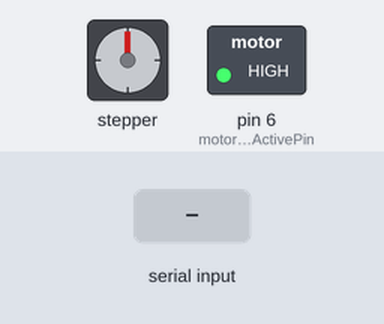
A sketch run on a simulated Arduino Uno, built with avr-gcc and run on an emulated ATmega328P. On the bench: stepper motor, switched loads named in the sketch (green lamp = pin HIGH). Wiring (inferred from the names in the program): stepper motor driver (200 steps per turn assumed): step pin 5; direction pin 4. Inputs (shaded band) come from the test bench. Pins used as bus, display or sensor lines are not drawn.

Above: at 1.2 s.
1.3 s: "speed,45\n" received over Serial
At 1.45 s:
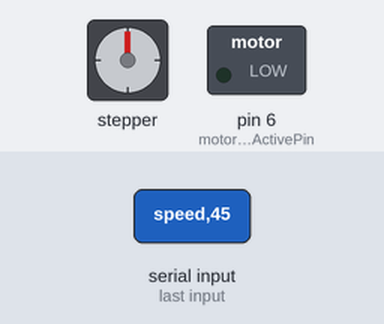
4.3 s: "speed\n" received over Serial
At 5.5 s:
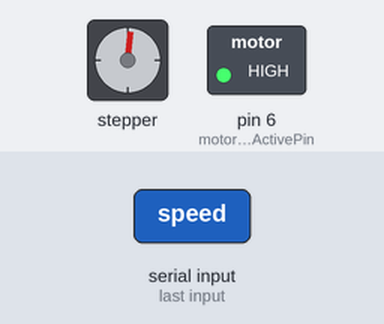
5.8 s: "speed,45\n" received over Serial
At 6.25 s:
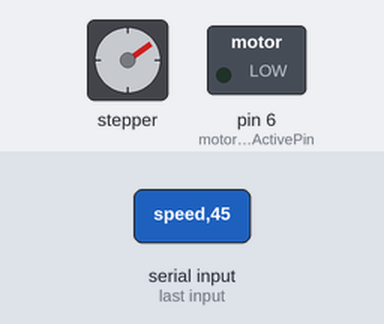
8.8 s: "speed90\n" received over Serial
At 9.2 s:
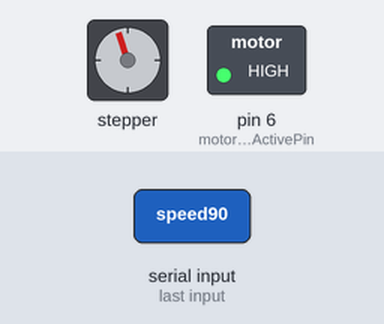
Timing chart, 0 to 11.3 s (numbered marks = the images above; inputs shaded):
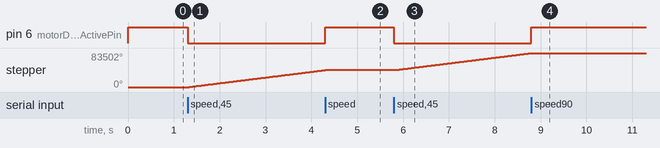

The sketch:

SmoothMotorControl.ino
```cpp
int motorDriverActivePin = 6;
int stepPin = 5;
int directionPin = 4;

int onTime = 0;

String command = "";

void setup() {
  Serial.setTimeout(50);
  Serial.begin(115200);

  pinMode(motorDriverActivePin, OUTPUT); // Enable
  pinMode(stepPin, OUTPUT); // Step
  pinMode(directionPin, OUTPUT); // Richtung

  digitalWrite(directionPin, HIGH);
  digitalWrite(motorDriverActivePin, HIGH);

  //https://www.heise.de/developer/artikel/Timer-Counter-und-Interrupts-3273309.html
  noInterrupts();           // Alle Interrupts temporär abschalten
  TCCR1A = 0;               // set entire TCCR1A register to 0
  TCCR1B = 0;               // set entire TCCR1B register to 0

  TCNT1 = 65534;
  //TCNT1 = 0;            // Timer nach obiger Rechnung vorbelegen
  TCCR1B |= (1 << CS11);    // 0.5us
  TIMSK1 |= (1 << TOIE1);   // enable Timer1 overflow interrupt:
  interrupts();             // alle Interrupts scharf schalten

  caculateAccel(2000, 1, 0.7);
}

#define RAMP_STEPS 256
#define TIMERTICKS_PER_US 1

volatile unsigned int ramp[RAMP_STEPS];
volatile byte rampIndex = 0;
volatile unsigned int speed = 0;

void caculateAccel(int startDelay, int angle, float acceleration) {
  float c0 = startDelay * sqrt(2 * angle / acceleration) * 0.67703; // in us
  ramp[0] = c0 * TIMERTICKS_PER_US;
  float d = 0;
  float lastDelay = c0;

  for (int i = 1; i < RAMP_STEPS; i++) {
    d = lastDelay - (2 * lastDelay) / (4 * i + 1);
    ramp[i] = d * TIMERTICKS_PER_US;
    lastDelay = d;
  }
}

ISR(TIMER1_OVF_vect)
{
  TCNT1 = 65536;
  //TCNT1 = 34286;             // Zähler erneut vorbelegen

  if (rampIndex > 0)
  {
    onTime = ramp[rampIndex];
    TCNT1 = 65536 - onTime;

    digitalWrite(stepPin, HIGH);
    digitalWrite(stepPin, LOW);
  }
}

void loop() {
  //Serial.print(rampIndex);
  //Serial.print(" ");
  //Serial.print(rampIndex1);
  //Serial.print(" ");
  //onTime = ramp[rampIndex];
  //Serial.print(onTime);
  //Serial.print("\n");
  //Serial.println("Check commands");

  if (Serial.available() > 0) {
    //Serial.println("read data");
    command = Serial.readStringUntil('\n');
    //Serial.println(command);

    if (command.startsWith("speed")) {
      //Serial.println(command.substring(6));
      speed = command.substring(6).toInt();

      if (speed == 0)
      {
        digitalWrite(motorDriverActivePin, HIGH);
      }
      else
      {
        digitalWrite(motorDriverActivePin, LOW);
      }
      return;
    }

    if (speed <= 1)
    {
      if (command.startsWith("left")) {
        digitalWrite(directionPin, LOW);
        return;
      }

      if (command.startsWith("right")) {
        digitalWrite(directionPin, HIGH);
        return;
      }
    }
  }

  if (speed < 255)
  {
    if (speed > rampIndex)
    {
      rampIndex++;
    }
    else if (speed < rampIndex)
    {
      rampIndex--;
    }
  }

  delayMicroseconds(100);
}
```

Measured:
- after the input at 1.3 s, pin 6 (motorDriverActivePin): HIGH → LOW at once; stepper: keeps turning clockwise at about 14048°/s, starting at once
- after the input at 4.3 s, pin 6 (motorDriverActivePin): LOW → HIGH at once
- after the input at 5.8 s, pin 6 (motorDriverActivePin): HIGH → LOW at once; stepper: keeps turning clockwise at about 14048°/s, starting at once
- after the input at 8.8 s, pin 6 (motorDriverActivePin): LOW → HIGH at once
